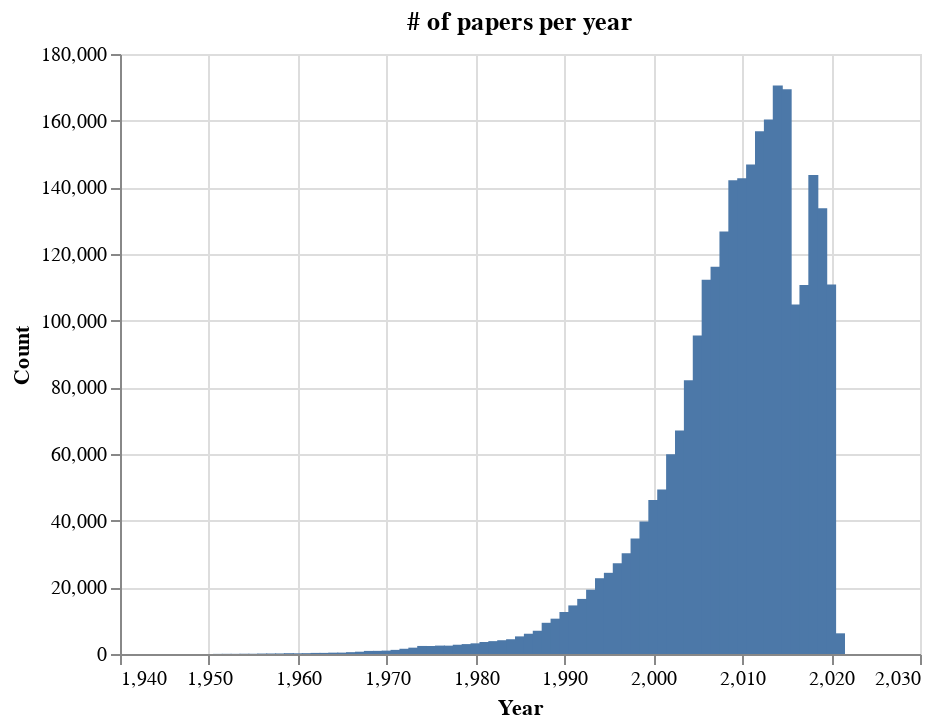

The cell this chart's notebook holds for it:
### Code cell
alt.Chart(actual, title='# of papers per year').mark_bar().encode(x='Year', y='Count', tooltip=['Year', 'Count']).interactive()

### Figure 1 — Vega-Lite specification as saved in the notebook (floating-point values rounded to 4 significant figures)
{"config": {"view": {"continuousWidth": 400, "continuousHeight": 300}}, "data": {"name": "data-79751714ed27c28c7f181c4266fc32d3"}, "mark": "bar", "encoding": {"tooltip": [{"field": "Year", "type": "quantitative"}, {"field": "Count", "type": "quantitative"}], "x": {"field": "Year", "type": "quantitative"}, "y": {"field": "Count", "type": "quantitative"}}, "selection": {"selector001": {"type": "interval", "bind": "scales", "encodings": ["x", "y"]}}, "title": "# of papers per year", "$schema": "https://vega.github.io/schema/vega-lite/v4.17.0.json", "datasets": {"data-79751714ed27c28c7f181c4266fc32d3": [{"Year": 1950, "Count": 2}, {"Year": 1951, "Count": 35}, {"Year": 1952, "Count": 52}, {"Year": 1953, "Count": 46}, {"Year": 1954, "Count": 79}, {"Year": 1955, "Count": 75}, {"Year": 1956, "Count": 133}, {"Year": 1957, "Count": 151}, {"Year": 1958, "Count": 168}, {"Year": 1959, "Count": 244}, {"Year": 1960, "Count": 212}, {"Year": 1961, "Count": 252}, {"Year": 1962, "Count": 329}, {"Year": 1963, "Count": 335}, {"Year": 1964, "Count": 403}, {"Year": 1965, "Count": 415}, {"Year": 1966, "Count": 553}, {"Year": 1967, "Count": 690}, {"Year": 1968, "Count": 928}, {"Year": 1969, "Count": 942}, {"Year": 1970, "Count": 1017}, {"Year": 1971, "Count": 1238}, {"Year": 1972, "Count": 1571}, {"Year": 1973, "Count": 1902}, {"Year": 1974, "Count": 2414}, {"Year": 1975, "Count": 2393}, {"Year": 1976, "Count": 2522}, {"Year": 1977, "Count": 2505}, {"Year": 1978, "Count": 2779}, {"Year": 1979, "Count": 2973}, {"Year": 1980, "Count": 3203}, {"Year": 1981, "Count": 3596}, {"Year": 1982, "Count": 3861}, {"Year": 1983, "Count": 4132}, {"Year": 1984, "Count": 4431}, {"Year": 1985, "Count": 5284}, {"Year": 1986, "Count": 6080}, {"Year": 1987, "Count": 6976}, {"Year": 1988, "Count": 9362}, {"Year": 1989, "Count": 10601}, {"Year": 1990, "Count": 12605}, {"Year": 1991, "Count": 14574}, {"Year": 1992, "Count": 16528}, {"Year": 1993, "Count": 19292}, {"Year": 1994, "Count": 22733}, {"Year": 1995, "Count": 24356}, {"Year": 1996, "Count": 27216}, {"Year": 1997, "Count": 30217}, {"Year": 1998, "Count": 34664}, {"Year": 1999, "Count": 39722}, {"Year": 2000, "Count": 46187}, {"Year": 2001, "Count": 49350}, {"Year": 2002, "Count": 59902}, {"Year": 2003, "Count": 67039}, {"Year": 2004, "Count": 82101}, {"Year": 2005, "Count": 95545}, {"Year": 2006, "Count": 112287}, {"Year": 2007, "Count": 116154}, {"Year": 2008, "Count": 126724}, {"Year": 2009, "Count": 142125}, {"Year": 2010, "Count": 142752}, {"Year": 2011, "Count": 146868}, {"Year": 2012, "Count": 156854}, {"Year": 2013, "Count": 160375}, {"Year": 2014, "Count": 170577}, {"Year": 2015, "Count": 169413}, {"Year": 2016, "Count": 104869}, {"Year": 2017, "Count": 110687}, {"Year": 2018, "Count": 143727}, {"Year": 2019, "Count": 133736}, {"Year": 2020, "Count": 110836}, {"Year": 2021, "Count": 6205}]}}
